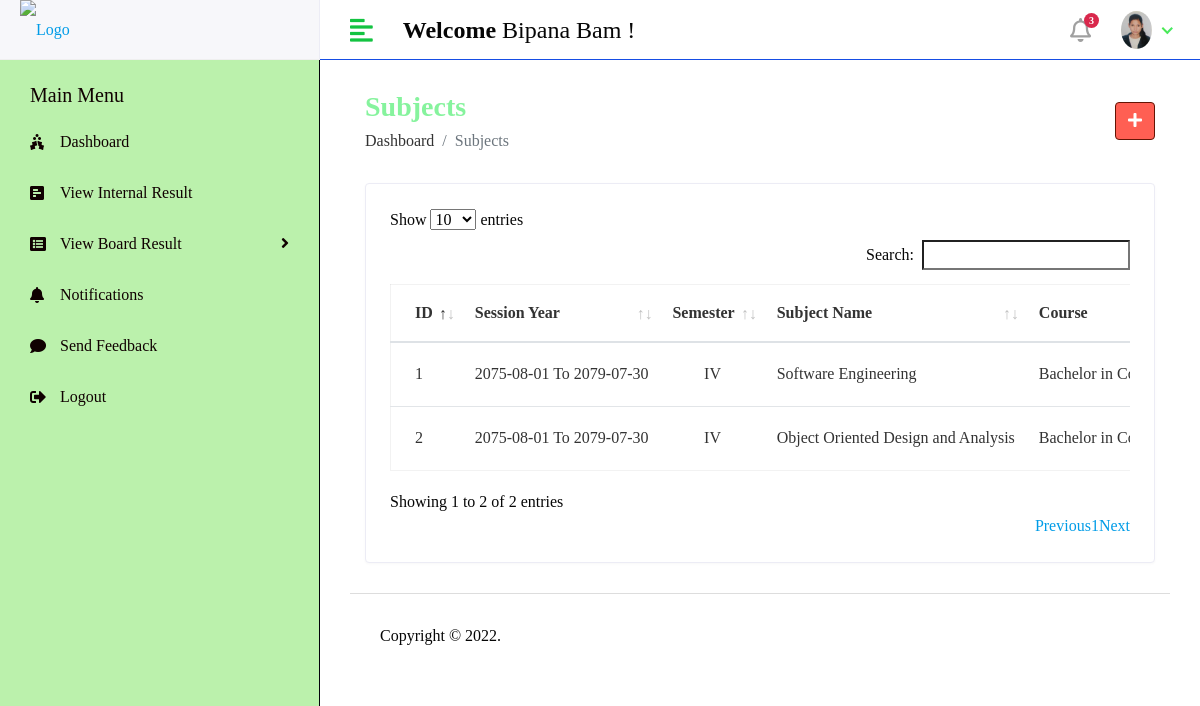
The page /Hod/Subject/View (signed in) on the database its author committed.
### LEC_RMSapp/models.py (models this page shows, shortened)
class CustomUser(AbstractUser):
    USER = (
        (1,'HOD'),
        (2,'STAFF'),
        (3,'STUDENT'),
    )
    user_type = models.CharField(choices=USER,max_length=50,default=1)
    profile_pic =models.ImageField(upload_to='media/profile_pic')

class Subject(models.Model):
    semester = models.CharField(max_length=100)
    name = models.CharField(max_length=100)
    course = models.ForeignKey(Course,on_delete=models.CASCADE)
    staff = models.ForeignKey(Staff,on_delete=models.CASCADE)
    session_year = models.ForeignKey(Session_year, on_delete=models.CASCADE)
    created_at = models.DateTimeField(auto_now_add=True,null = True)
    updated_at = models.DateTimeField(auto_now=True)

class Session_year(models.Model):
    session_start = models.CharField(max_length=100)
    session_end = models.CharField(max_length=100)
    def __str__(self):
        return self.session_start + "  To  " + self.session_end

class Course(models.Model):
    name = models.CharField(max_length=100 )
    created_at = models.DateTimeField(auto_now_add=True)
    updated_at = models.DateTimeField(auto_now=True)
    def __str__(self):
        return self.name

### LEC_Result_Management_System/Hod_Views.py (the view)
# urls.py: path('Hod/Subject/View', Hod_Views.VIEW_SUBJECT,name='view_subject'),
@login_required(login_url='/')
def VIEW_SUBJECT(request):
    subject = Subject.objects.all().order_by('-id')[0:10]
    context = {
        'subject':subject,
    }
    return render(request,'Hod/view_subject.html',context)

### templates/Hod/view_subject.html (shortened to what this page needs)
{% extends 'base.html' %}
{% block content %}
            <div class="content container-fluid">
               <div class="page-header">
                  <div class="row align-items-center">
                     <div class="col">
                        <h3 class="page-title">Subjects</h3>
                        <ul class="breadcrumb">
                           <li class="breadcrumb-item"><a href="index.html">Dashboard</a></li>
                           <li class="breadcrumb-item active">Subjects</li>
                        </ul>
                     </div>
                     <div class="col-auto text-right float-right ml-auto">
                        <a href="add-student.html" class="btn btn-primary"><i class="fas fa-plus"></i></a>
                     </div>
                  </div>
               </div>
               <div class="row">
                  <div class="col-sm-12">
                     <div class="card card-table">
                        <div class="card-body">
                           <div class="table-responsive">
                              <table id="table_id" class="table table-hover table-center mb-0 ">
                                 <thead>
                                    <tr>
                                       <th>ID</th>
                                       <th>Session Year</th>
                                       <th>Semester</th>
                                       <th>Subject Name</th>
                                       <th>Course</th>
                                    </tr>
                                 </thead>
                                 <body>
                                 {% for i in subject %}
                                    <tr>
                                       <td>{{i.id}}</td>
                                       <td>{{i.session_year}}</td>
                                       <td class="text-center">{{i.semester}}</td>
                                       <td>{{i.name}}</td>
                                       <td>{{i.course}}</td>
                                    </tr>
                                 {% endfor %}
                                 </body>
                              </table>
                           </div>
                        </div>
                     </div>
                  </div>
               </div>
            </div>
{% endblock %}

### templates/base.html (shortened to what this page needs)
<!DOCTYPE html>
<html lang="en">
{% load static %}
   <head>
      <link rel="stylesheet" href="{% static 'assets/plugins/bootstrap/css/bootstrap.min.css' %}">
      <link rel="stylesheet" href="{% static 'assets/plugins/fontawesome/css/fontawesome.min.css' %}">
      <link rel="stylesheet" href="{% static 'assets/plugins/fontawesome/css/all.min.css' %}">
      <link rel="stylesheet" href="{% static 'assets/css/style.css' %}">
      <link rel="stylesheet" href="{% static 'assets/plugins/simple-calendar/simple-calendar.css' %}">
       <link rel="stylesheet" href="{% static 'assets/plugins/datatables/datatables.min.css' %}">
   </head>
  <body>
<div class="main-wrapper">
       {% include 'includes/header.html' %}
       {% include  'includes/sidebar.html' %}
    <div class="page-wrapper">
<div class="content container-fluid">
   {% block content %}
   {% endblock %}
   {% include 'includes/footer.html' %}
    </div>
</div>
  </body>
</html>

### templates/includes/header.html (shortened to what this page needs)
{% load static %}
         <div class="header">
            <div class="header-left">
               <a href="index.html" class="logo">
               <img src="http://lec.edu.np/assets/images/leclogo21.png" alt="Logo" width="100" height="70">
               </a>
            </div>
            <a href="javascript:void(0);" id="toggle_btn">
            <i class="fas fa-align-left"></i>
            </a>
            <div class="top-nav-search mt-3">
               <h4><strong>Welcome</strong>&nbsp;<span>{{user.first_name}} {{user.last_name}}</span>&nbsp;!</h4>
            </div>
            <ul class="nav user-menu">
                <li class="nav-item dropdown noti-dropdown">
                  <a href="#" class="dropdown-toggle nav-link" data-toggle="dropdown">
                  <i class="far fa-bell"></i> <span class="badge badge-pill">3</span>
                  </a>
               </li>
               <li class="nav-item dropdown has-arrow">
                  <a href="#" class="dropdown-toggle nav-link" data-toggle="dropdown">
                   {% if user.profile_pic == "" %}
                      <span class="user-img"><img class="rounded-circle" src="{% static 'assets/img/noimg.jpg' %}" width="31" alt="Ryan Taylor"></span>
                   {% else %}
                  <span class="user-img"><img class="rounded-circle" src="/{{user.profile_pic}}" width="31" alt="Ryan Taylor"></span>
                   {% endif %}
                  </a>
               </li>
            </ul>
         </div>

### templates/includes/sidebar.html (shortened to what this page needs)
{% load active_link_tags %}
<div class="sidebar" id="sidebar">
            <div class="sidebar-inner slimscroll">
               <div id="sidebar-menu" class="sidebar-menu">
                  {% if user.user_type == '1' %}
                  <ul>
                     <li class="menu-title">
                        <span>Main Menu</span>
                     </li>
                     <li class="{% active_link 'admin_home' 'active' %}">
                        <a href="{% url 'admin_home'%}"><i class="fas fa-holly-berry"></i> <span>Dashboard</span></a>
                     </li>
                     <li class="submenu {% active_link 'add_student' 'active' %}{% active_link 'view_student' 'active' %}">
                        <a href="#"><i class="fas fa-user-graduate"></i> <span> Students</span> <span class="menu-arrow"></span></a>
                        <ul>
                           <li><a href="{%url 'add_student' %}">Add Student </a></li>
                           <li><a href="{%url 'view_student' %}">View Student</a></li>
                        </ul>
                     </li>
                     <li class="submenu {% active_link 'add_staff' 'active' %}{% active_link 'view_staff' 'active' %}">
                        <a href="#"><i class="fas fa-chalkboard-teacher"></i> <span> Faculty</span> <span class="menu-arrow"></span></a>
                        <ul>
                           <li><a href="{% url 'add_staff' %}">Add Faculty</a></li>
                           <li><a href="{% url 'view_staff' %}">View Faculty</a></li>
                        </ul>
                     </li>
                     <li class="submenu {% active_link 'add_course' 'active' %}{% active_link 'view_course' 'active' %}">
                        <a href="#"><i class="fa fa-graduation-cap"></i> <span> Course</span> <span class="menu-arrow"></span></a>
                        <ul>
                           <li><a href="{% url 'add_course' %}"> Add Course</a></li>
                           <li><a href="{% url 'view_course' %}">View Course</a></li>
                        </ul>
                     </li>
                     <li class="submenu {% active_link 'add_subject' 'active' %}{% active_link 'view_subject' 'active' %}">
                        <a href="#"><i class="fas fa-book-reader"></i> <span> Subjects</span> <span class="menu-arrow"></span></a>
                        <ul>
                           <li><a href="{% url 'add_subject' %}">Add Subject</a></li>
                           <li><a href="{% url 'view_subject' %}">View Subject</a></li>
                        </ul>
                     </li>
                     <li class="submenu {% active_link 'add_session' 'active' %}{% active_link 'view_session' 'active' %}">
                        <a href="#"><i class="fas fa-book"></i> <span> Session</span> <span class="menu-arrow"></span></a>
                        <ul>
                           <li><a href="{% url 'add_session' %}">Add Session </a></li>
                           <li><a href="{% url 'view_session' %}">View Session</a></li>
                        </ul>
                     </li>
                            <li class="submenu {% active_link 'view_internal_mark' 'active' %}">
                                <a href="#"><i class="fas fa-list-alt"></i> <span>Internal Marks</span> <span class="menu-arrow"></span></a>
                           <ul>
                              <li class="{% active_link 'view_internal_mark' 'active' %}">
                                 <a href="{% url 'view_internal_mark' %}"><i class="fas fa-poll-h"></i> <span>View/Update Result</span></a>
                             </li>
                           </ul>    </li>
                             <li class="submenu {% active_link 'add_regular_board_result' 'active' %}{% active_link 'view_regular_board_result' 'active' %}{% active_link 'add_back_board_result' 'active' %}{% active_link 'view_back_board_result' 'active' %}">
                               <a href="#"><i class="fas fa-list-alt"></i> <span> Board Exam</span> <span class="menu-arrow"></span></a>
                               <ul>
                              <a href="#"><i class="fas fa-list-alt"></i> <span>Regular</span> <span class="menu-arrow"></span></a>
                              <ul>
                                 <li><a href="{% url 'add_regular_board_result' %}"> Add Regular Result</a></li>
                                 <li><a href="{% url 'view_regular_board_result' %}">View Regular Result</a></li>
                              </ul>
                              <a href="#"><i class="fas fa-list-alt"></i> <span>Back</span> <span class="menu-arrow"></span></a>
                              <ul>
                                 <li><a href="{% url 'add_back_board_result' %}"> Add Back Result</a></li>
                                 <li><a href="{% url 'view_back_board_result' %}">View Back Result</a></li>
                              </ul>
                        </ul>
                     </li>
                     <li >
                        <a href="{% url 'staff_send_notification' %}"><i class="fas fa-bell"></i> <span>Send Faculty Notification</span></a>
                     </li>
                     <li >
                        <a href="{% url 'student_send_notification' %}"><i class="fas fa-bell"></i> <span>Send Student Notification</span></a>
                     </li>
                        <li >
                        <a href="{% url 'staff_feedback_reply' %}"><i class="fas fa-comments"></i> <span>Faculty Feedback</span></a>
                     </li>
                        <li>
                        <a href="{% url 'get_student_feedback' %}"><i class ="fas fa-comments"></i> <span>Student Feedback</span></a>
                     </li>
                       <li>
                        <a href="{% url 'logout' %}"><i class="fas fa-sign-out-alt"></i> <span>Logout</span></a>
                     </li>
                  </ul>
                  {% else %}
                      <ul>
                     <li class="menu-title">
                        <span>Main Menu</span>
                     </li>
                      <li class="{% active_link 'student_home' 'active' %}">
                        <a href="{% url 'student_home' %}"><i class="fas fa-holly-berry"></i> <span>Dashboard</span></a>
                      </li>
                      <li class="{% active_link 'student_view_internal_result' 'active' %}">
                        <a href="{% url 'student_view_internal_result' %}"><i class="fas fa-poll-h"></i> <span>View  Internal Result</span></a>
                      </li>
                      <li class="submenu {% active_link 'student_view_regular_board_result' 'active' %}{% active_link 'student_view_back_board_result' 'active' %}">
                               <a href="#"><i class="fas fa-list-alt"></i> <span>View  Board Result</span> <span class="menu-arrow"></span></a>
                      </li>
                       <li class="{% active_link 'student_notification' 'active' %}">
                        <a href="{% url 'student_notification' %}"><i class="fas fa-bell"></i> <span>Notifications</span></a>
                      </li>
                       <li class="{% active_link 'student_feedback' 'active' %}">
                        <a href="{% url 'student_feedback'%}"><i class="fas fa-comment"></i> <span>Send Feedback</span></a>
                      </li>
                      <li>
                        <a href="{% url 'logout' %}"><i class="fas fa-sign-out-alt"></i> <span>Logout</span></a>
                      </li>
                      </ul>
                  {% endif %}
               </div>
            </div>
         </div>

### templates/includes/footer.html
            <footer>
               <p>Copyright © 2022.</p>
            </footer>

### rows shown on the page
CustomUser: first_name "Bipana", last_name "Bam", profile_pic (picture)
Subject: id "2", session_year "2075-08-01 To 2079-07-30", semester "IV", name "Object Oriented Design and Analysis", course "Bachelor in…"
Subject: id "1", session_year "2075-08-01 To 2079-07-30", semester "IV", name "Software Engineering", course "Bachelor in…"
